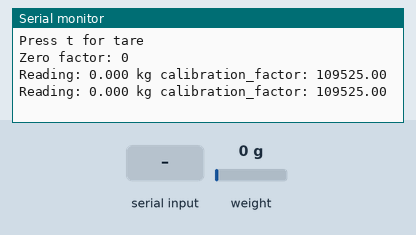
Bench run of a sketch on a simulated ESP8266 (NodeMCU). Shown: the last lines printed to the serial monitor. The test bench sets the inputs (shaded band); at power-on: weight on the scale 0 g.

Above: at 3.7 s.
3.8 s: weight on the scale set to 100 g
At 5.6 s:
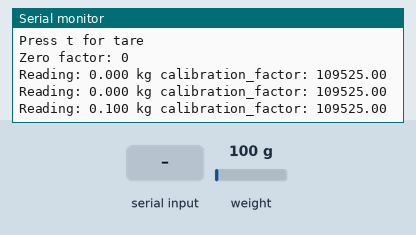
8.0 s: "+" received over Serial
At 9.4 s:
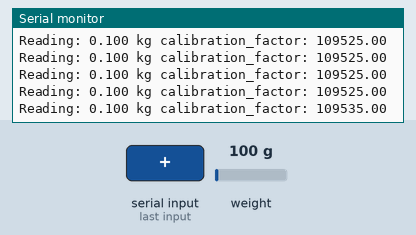
9.5 s: "a" received over Serial
11.0 s: weight on the scale set to 1250 g
At 11.9 s:
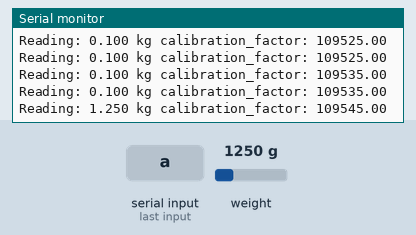
Timing chart, 0 to 13.5 s (numbered marks = the images above; inputs shaded):
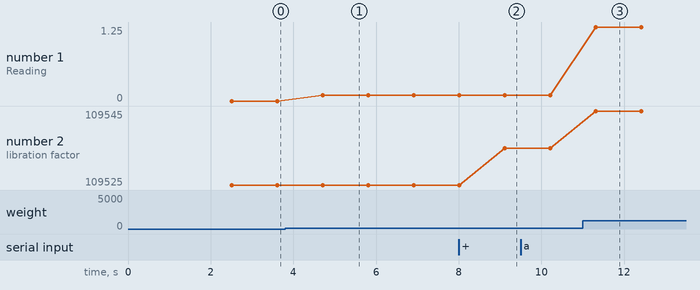

The sketch:

HX711.ino
```cpp
#include "HX711.h"  //You must have this library in your arduino library folder

#define DOUT  D5
#define CLK  D6

HX711 scale(DOUT, CLK);
 //ini comment github
//Change this calibration factor as per your load cell once it is found you many need to vary it in thousands
float calibration_factor = 109525; //-106600 worked for my 40Kg max scale setup

//=============================================================================================
//                         SETUP
//=============================================================================================
void setup() {
  Serial.begin(9600);
  Serial.println("HX711 Calibration");
  Serial.println("Remove all weight from scale");
  Serial.println("After readings begin, place known weight on scale");
  Serial.println("Press a,s,d,f to increase calibration factor by 10,100,1000,10000 respectively");
  Serial.println("Press z,x,c,v to decrease calibration factor by 10,100,1000,10000 respectively");
  Serial.println("Press t for tare");
   Serial.begin(9600);
  Serial.println("HX711 Calibration");
  Serial.println("Remove all weight from scale");
  Serial.println("After readings begin, place known weight on scale");
  Serial.println("Press a,s,d,f to increase calibration factor by 10,100,1000,10000 respectively");
  Serial.println("Press z,x,c,v to decrease calibration factor by 10,100,1000,10000 respectively");
  Serial.println("Press t for tare");
  scale.set_scale();
  scale.tare(); //Reset the scale to 0

  long zero_factor = scale.read_average(); //Get a baseline reading
  Serial.print("Zero factor: "); //This can be used to remove the need to tare the scale. Useful in permanent scale projects.
  Serial.println(zero_factor);
}

//=============================================================================================
//                         LOOP
//=============================================================================================
void loop() {

  scale.set_scale(calibration_factor); //Adjust to this calibration factor

  Serial.print("Reading: ");
  Serial.print(scale.get_units(), 3);
  Serial.print(" kg"); //Change this to kg and re-adjust the calibration factor if you follow SI units like a sane person
  Serial.print(" calibration_factor: ");
  Serial.print(calibration_factor);
  Serial.println();

  if(Serial.available())
  {
    char temp = Serial.read();
    if(temp == '+' || temp == 'a')
      calibration_factor += 10;
    else if(temp == '-' || temp == 'z')
      calibration_factor -= 10;
    else if(temp == 's')
      calibration_factor += 100;
    else if(temp == 'x')
      calibration_factor -= 100;
    else if(temp == 'd')
      calibration_factor += 1000;
    else if(temp == 'c')
      calibration_factor -= 1000;
    else if(temp == 'f')
      calibration_factor += 10000;
    else if(temp == 'v')
      calibration_factor -= 10000;
    else if(temp == 't')
      scale.tare();  //Reset the scale to zero
  }
  delay (1000);
}
```

Measured:
- after the input at 3.8 s, the serial monitor: prints a new line after 0.91 s (image 1)
- after the input at 8.0 s, the serial monitor: prints a new line after 1.1 s (image 2)
- after the input at 11.0 s, the serial monitor: prints a new line after 0.32 s (image 3)
- plotted number 1: 0 → 0.1 after the input at 3.8 s, 0.1 → 1.25 after the input at 11.0 s
- plotted number 2: 109525 → 109535 after the input at 8.0 s
